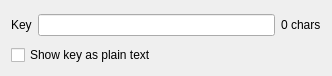
<ui version="4.0" >
 <class>pskconf</class>
 <widget class="QWidget" name="pskconf" >
  <property name="geometry" >
   <rect>
    <x>0</x>
    <y>0</y>
    <width>332</width>
    <height>76</height>
   </rect>
  </property>
  <property name="windowTitle" >
   <string>PSK</string>
  </property>
  <layout class="QVBoxLayout" >
   <item>
    <layout class="QHBoxLayout" >
     <item>
      <widget class="QLabel" name="keyLabel" >
       <property name="text" >
        <string>Key</string>
       </property>
       <property name="margin" >
        <number>-1</number>
       </property>
      </widget>
     </item>
     <item>
      <widget class="QLineEdit" name="pskEdit" >
       <property name="echoMode" >
        <enum>QLineEdit::Password</enum>
       </property>
      </widget>
     </item>
     <item>
      <widget class="QLabel" name="charCountLabel" >
       <property name="text" >
        <string>0 chars</string>
       </property>
      </widget>
     </item>
    </layout>
   </item>
   <item>
    <widget class="QCheckBox" name="showKeyCheck" >
     <property name="text" >
      <string>Show key as plain text</string>
     </property>
    </widget>
   </item>
  </layout>
 </widget>
 <resources/>
 <connections/>
</ui>
